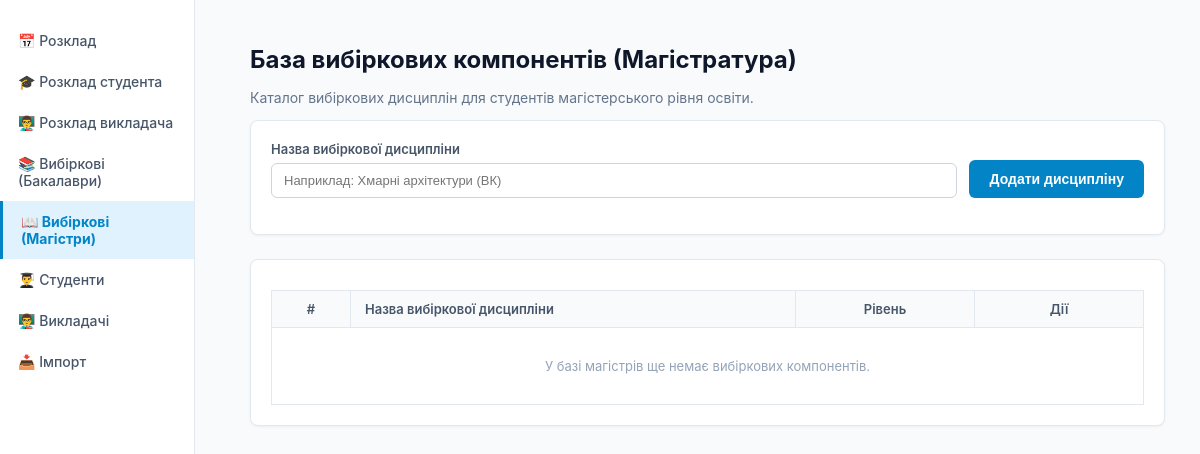
/time-table/selective/master/, run on an earlier commit of the app's database.
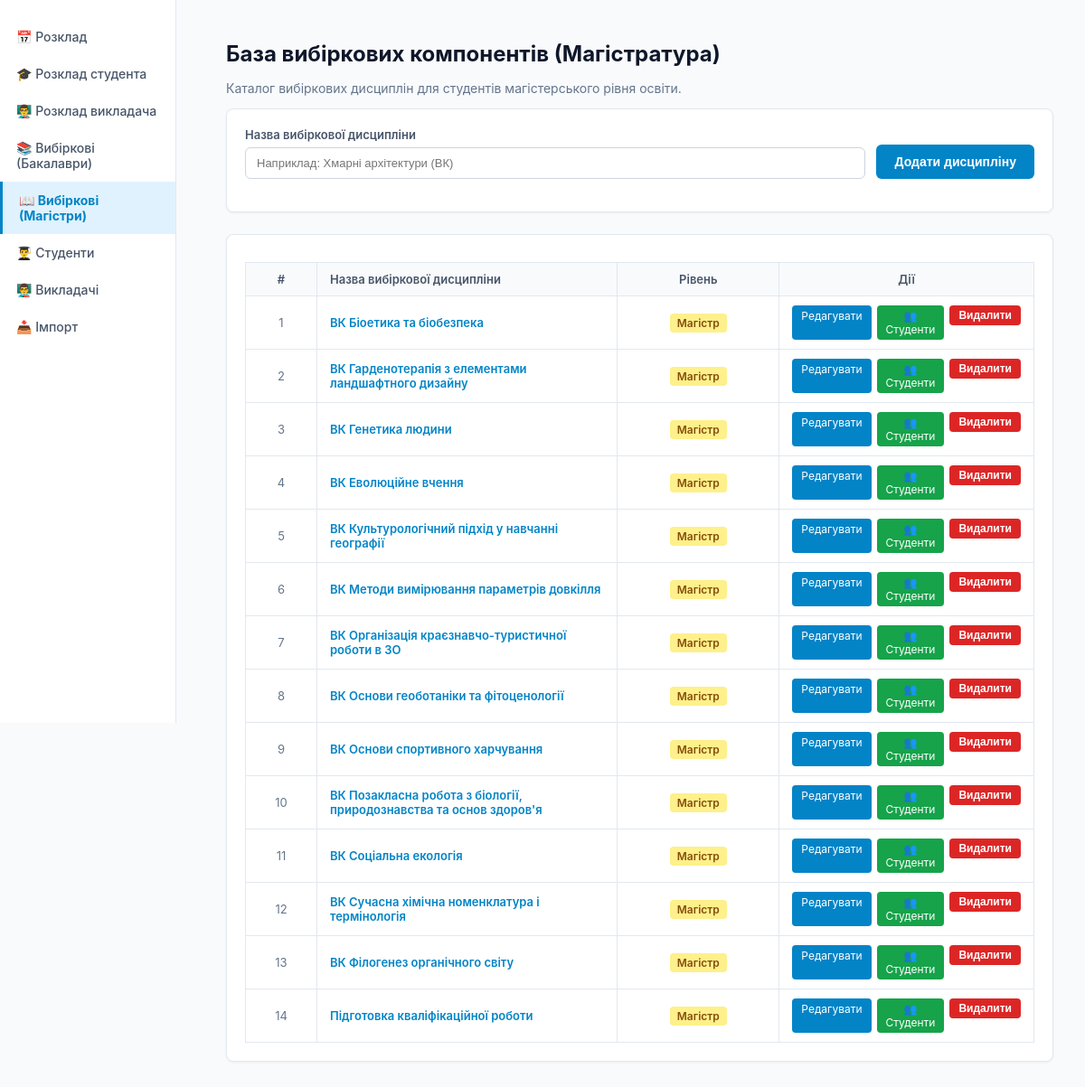
And on a later commit of the database.
### scheduler/models.py (models this page shows, shortened)
class Subject(models.Model):
    title = models.CharField(max_length=150, verbose_name="Назва дисципліни")
    is_elective = models.BooleanField(default=False, verbose_name="Вибірковий компонент")
    specialty = models.CharField(max_length=100, blank=True, default="", verbose_name="Спеціальність")
    students = models.ManyToManyField(Student, blank=True, related_name='selective_subjects', verbose_name="Студенти")
    LEVEL_CHOICES = [
        ('bachelor', 'Бакалавр'),
        ('master', 'Магістр'),
        ('postgraduate', 'Аспірант'),
    ]
    level = models.CharField(max_length=20, choices=LEVEL_CHOICES, default='bachelor', verbose_name="Освітній рівень")

### scheduler/views.py (the view, shortened to what this page needs)
# urls.py: path('time-table/selective/master/', views.selective_master_view, name='selective_master'),
def selective_master_view(request):
    edit_id = request.GET.get('edit')
    editing_subject = Subject.objects.filter(id=edit_id, level='master').first() if edit_id else None
    return render(request, "selective_master.html", {'subjects': Subject.objects.filter(is_elective=True, level='master').order_by('title'), 'editing_subject': editing_subject})

### scheduler/templates/selective_master.html (shortened to what this page needs)
﻿<!DOCTYPE html>
<html lang="uk">
<head>
</head>
<body>
    <div class="sidebar">
        <a href="/" class="sidebar-item">📅 Розклад</a>
        <a href="/time-table/student/" class="sidebar-item">🎓 Розклад студента</a>
        <a href="/time-table/teacher/" class="sidebar-item">👨‍🏫 Розклад викладача</a>
        <a href="/time-table/selective/bachelor/" class="sidebar-item">📚 Вибіркові (Бакалаври)</a>
        <a href="/time-table/selective/master/" class="sidebar-item active">📖 Вибіркові (Магістри)</a>
        <a href="/students/" class="sidebar-item">👨‍🎓 Студенти</a>
        <a href="/teachers/" class="sidebar-item">👨‍🏫 Викладачі</a>
        <a href="/import/" class="sidebar-item">📥 Імпорт</a>
    </div>
    <div class="main-content">
        <h1>База вибіркових компонентів (Магістратура)</h1>
        <p style="color: #64748b; margin-top: 0; font-size: 14px;">Каталог вибіркових дисциплін для студентів магістерського рівня освіти.</p>
        <div class="card">
            <form method="POST">
                <div class="form-row">
                    <div class="form-group">
                        <label class="field-label">Назва вибіркової дисципліни</label>
                        <input type="text" name="title" value="{% if editing_subject %}{{ editing_subject.title }}{% endif %}" placeholder="Наприклад: Хмарні архітектури (ВК)" required>
                    </div>
                    <div>
                        <button type="submit">{% if editing_subject %}Зберегти зміни{% else %}Додати дисципліну{% endif %}</button>
                    </div>
                </div>
            </form>
        </div>
        <div class="card">
            <table>
                <thead>
                    <tr>
                        <th style="width: 50px; text-align: center;">#</th>
                        <th>Назва вибіркової дисципліни</th>
                        <th style="width: 150px; text-align: center;">Рівень</th>
                        <th style="width: 140px; text-align: center;">Дії</th>
                    </tr>
                </thead>
                <tbody>
                    {% for s in subjects %}
                    <tr>
                        <td style="text-align: center; color: #64748b;">{{ forloop.counter }}</td>
                        <td style="font-weight: 600; color: #0284c7;">{{ s.title }}</td>
                        <td style="text-align: center;"><span style="background: #fef08a; color: #854d0e; padding: 3px 8px; border-radius: 4px; font-size: 12px; font-weight: 600;">Магістр</span></td>
                        <td style="text-align: center;">
                            <div class="actions" style="justify-content: center;">
                                <a href="?edit={{ s.id }}" class="btn-sm" style="background: #0284c7; color: #fff;">Редагувати</a>
                                <a href="/time-table/selective/subject/{{ s.id }}/students/" class="btn-sm" style="background: #16a34a; color: #fff;">👥 Студенти</a>
                                <form method="POST" style="display:inline;" onsubmit="return confirm('Видалити цю дисципліну?');">
                                    <button type="submit" class="btn-sm btn-danger" style="height: auto; padding: 4px 10px;">Видалити</button>
                                </form>
                            </div>
                        </td>
                    </tr>
                    {% empty %}
                    <tr>
                        <td colspan="4" class="empty">У базі магістрів ще немає вибіркових компонентів.</td>
                    </tr>
                    {% endfor %}
                </tbody>
            </table>
        </div>
    </div>
</body>
</html>

What changed in the data, as far as the page shows it:
added Subject: title "ВК Біоетика та біобезпека"
added Subject: title "ВК Гарденотерапія з елементами ландшафтного дизайну"
added Subject: title "ВК Генетика людини"
added Subject: title "ВК Еволюційне вчення"
added Subject: title "ВК Культурологічний підхід у навчанні географії"
added Subject: title "ВК Методи вимірювання параметрів довкілля"
added Subject: title "ВК Організація краєзнавчо-туристичної роботи в ЗО"
added Subject: title "ВК Основи геоботаніки та фітоценології"
added Subject: title "ВК Основи спортивного харчування"
added Subject: title "ВК Позакласна робота з біології, природознавства та основ здоров'я"
added Subject: title "ВК Соціальна екологія"
added Subject: title "ВК Сучасна хімічна номенклатура і термінологія"
added Subject: title "ВК Філогенез органічного світу"
added Subject: title "Підготовка кваліфікаційної роботи"
Also different on the page:
text no longer shown: "У базі магістрів ще немає вибіркових компонентів."
